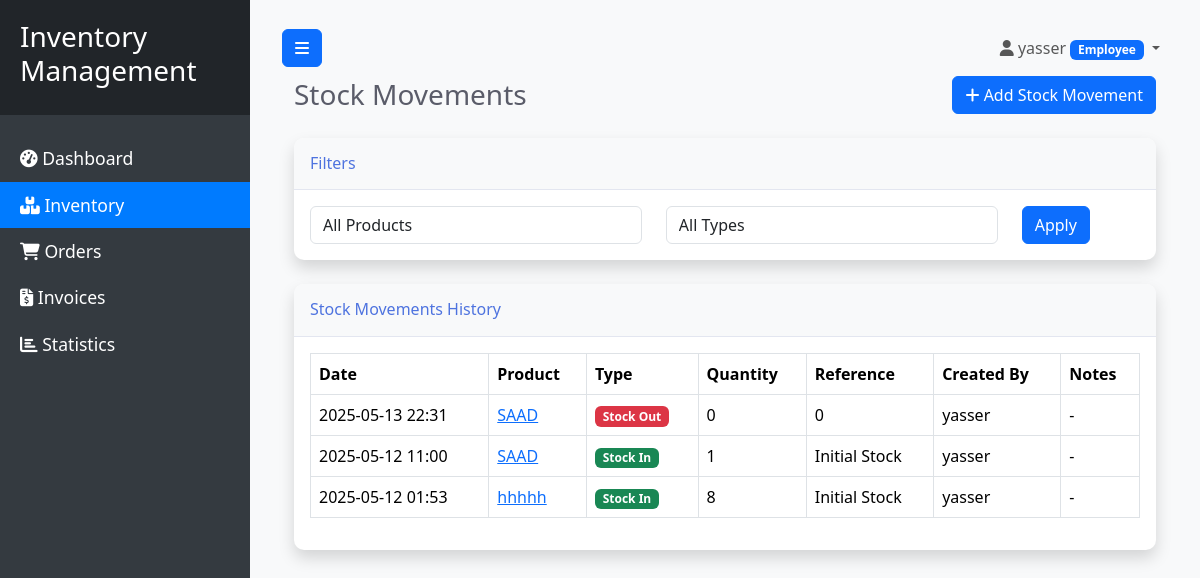
The app's page /inventory/stock-movements/ (signed in) with its own data.
### users/models.py (models this page shows, shortened)
class User(AbstractUser):
    class Role(models.TextChoices):
        ADMIN = 'ADMIN', _('Admin')
        EMPLOYEE = 'EMPLOYEE', _('Employee')
        CLIENT = 'CLIENT', _('Client')
    role = models.CharField(
        max_length=10,
        choices=Role.choices,
        default=Role.EMPLOYEE,
        verbose_name=_('Role')
    )
    phone = models.CharField(max_length=15, blank=True, null=True, verbose_name=_('Phone Number'))
    profile_pic = models.ImageField(upload_to='profile_pics', default='default.png', verbose_name=_('Profile Picture'))
    address = models.TextField(blank=True, null=True, verbose_name=_('Address'))
    created_at = models.DateTimeField(auto_now_add=True, verbose_name=_('Created At'))
    updated_at = models.DateTimeField(auto_now=True, verbose_name=_('Updated At'))
    class Meta:
        verbose_name = _('User')
        verbose_name_plural = _('Users')

### inventory/models.py (models this page shows, shortened)
class StockMovement(models.Model):
    MOVEMENT_IN = 'IN'
    MOVEMENT_OUT = 'OUT'
    MOVEMENT_ADJUSTMENT = 'ADJUSTMENT'
    MOVEMENT_TYPES = [
        (MOVEMENT_IN, _('Stock In')),
        (MOVEMENT_OUT, _('Stock Out')),
        (MOVEMENT_ADJUSTMENT, _('Stock Adjustment')),
    ]
    product = models.ForeignKey(Product, on_delete=models.CASCADE, related_name='stock_movements', verbose_name=_('Product'))
    movement_type = models.CharField(max_length=10, choices=MOVEMENT_TYPES, verbose_name=_('Movement Type'))
    quantity = models.PositiveIntegerField(verbose_name=_('Quantity'))
    reference = models.CharField(max_length=100, blank=True, null=True, verbose_name=_('Reference'))
    notes = models.TextField(blank=True, null=True, verbose_name=_('Notes'))
    created_by = models.ForeignKey(User, on_delete=models.SET_NULL, null=True, verbose_name=_('Created By'))
    created_at = models.DateTimeField(auto_now_add=True)
    class Meta:
        verbose_name = _('Stock Movement')
        verbose_name_plural = _('Stock Movements')
        ordering = ['-created_at']

class Product(models.Model):
    name = models.CharField(max_length=100, verbose_name=_('Name'))
    sku = models.CharField(max_length=20, unique=True, verbose_name=_('SKU'))
    category = models.ForeignKey(Category, on_delete=models.CASCADE, related_name='products', verbose_name=_('Category'))
    description = models.TextField(blank=True, null=True, verbose_name=_('Description'))
    quantity = models.PositiveIntegerField(default=0, verbose_name=_('Quantity'))
    cost_price = models.DecimalField(max_digits=10, decimal_places=2, verbose_name=_('Cost Price'))
    selling_price = models.DecimalField(max_digits=10, decimal_places=2, verbose_name=_('Selling Price'))
    reorder_level = models.PositiveIntegerField(default=10, verbose_name=_('Reorder Level'))
    image = models.ImageField(upload_to='products/', blank=True, null=True, verbose_name=_('Image'))
    is_active = models.BooleanField(default=True, verbose_name=_('Active'))
    created_at = models.DateTimeField(auto_now_add=True)
    updated_at = models.DateTimeField(auto_now=True)
    class Meta:
        verbose_name = _('Product')
        verbose_name_plural = _('Products')
        ordering = ['name']

### inventory/views.py (the view)
# urls.py: path('stock-movements/', views.stock_movement_list, name='stock-movement-list'),
@login_required
@employee_required
def stock_movement_list(request):
    product_id = request.GET.get('product', '')
    movement_type = request.GET.get('type', '')
    stock_movements = StockMovement.objects.all()
    if product_id:
        stock_movements = stock_movements.filter(product_id=product_id)
    if movement_type:
        stock_movements = stock_movements.filter(movement_type=movement_type)
    stock_movements = stock_movements.order_by('-created_at')
    paginator = Paginator(stock_movements, 15)
    page_number = request.GET.get('page')
    page_obj = paginator.get_page(page_number)
    products = Product.objects.all().order_by('name')
    context = {
        'page_obj': page_obj,
        'products': products,
        'selected_product': product_id,
        'selected_type': movement_type,
        'movement_types': StockMovement.MOVEMENT_TYPES,
        'title': 'Mouvements de Stock'
    }
    return render(request, 'inventory/stock_movement_list.html', context)

### templates/inventory/stock_movement_list.html (shortened to what this page needs)
{% extends 'base.html' %}
{% block content %}
<div class="container-fluid">
    <div class="d-sm-flex align-items-center justify-content-between mb-4">
        <h1 class="h3 mb-0 text-gray-800">Stock Movements</h1>
        <a href="{% url 'stock-movement-create' %}" class="btn btn-primary">
            <i class="fas fa-plus"></i> Add Stock Movement
        </a>
    </div>
    <div class="card shadow mb-4">
        <div class="card-header py-3">
            <h6 class="m-0 font-weight-bold text-primary">Filters</h6>
        </div>
        <div class="card-body">
            <form method="get" class="mb-0">
                <div class="row align-items-center">
                    <div class="col-md-5 mb-3 mb-md-0">
                        <select id="product" name="product" class="form-control">
                            <option value="">All Products</option>
                        </select>
                    </div>
                    <div class="col-md-5 mb-3 mb-md-0">
                        <select id="type" name="type" class="form-control">
                            <option value="">All Types</option>
                        </select>
                    </div>
                    <div class="col-md-2">
                        <button type="submit" class="btn btn-primary btn-block">Apply</button>
                    </div>
                </div>
            </form>
        </div>
    </div>
    <div class="card shadow mb-4">
        <div class="card-header py-3">
            <h6 class="m-0 font-weight-bold text-primary">Stock Movements History</h6>
        </div>
        <div class="card-body">
            <div class="table-responsive">
                <table class="table table-bordered" width="100%" cellspacing="0">
                    <thead>
                        <tr>
                            <th>Date</th>
                            <th>Product</th>
                            <th>Type</th>
                            <th>Quantity</th>
                            <th>Reference</th>
                            <th>Created By</th>
                            <th>Notes</th>
                        </tr>
                    </thead>
                    <tbody>
                        {% for movement in page_obj %}
                        <tr>
                            <td>{{ movement.created_at|date:"Y-m-d H:i" }}</td>
                            <td>
                                <a href="{% url 'product-detail' movement.product.id %}">{{ movement.product.name }}</a>
                            </td>
                            <td>
                                {% if movement.movement_type == 'IN' %}
                                <span class="badge bg-success">Stock In</span>
                                {% elif movement.movement_type == 'OUT' %}
                                <span class="badge bg-danger">Stock Out</span>
                                {% else %}
                                <span class="badge bg-info">Adjustment</span>
                                {% endif %}
                            </td>
                            <td>{{ movement.quantity }}</td>
                            <td>{{ movement.reference|default:"-" }}</td>
                            <td>{{ movement.created_by.username|default:"System" }}</td>
                            <td>{{ movement.notes|default:"-"|truncatechars:50 }}</td>
                        </tr>
                        {% empty %}
                        <tr>
                            <td colspan="7" class="text-center">No stock movements found.</td>
                        </tr>
                        {% endfor %}
                    </tbody>
                </table>
            </div>
        </div>
    </div>
</div>
{% endblock %}

### templates/base.html (shortened to what this page needs)
<!DOCTYPE html>
<html>
<head>
    <link href="https://cdn.jsdelivr.net/npm/bootstrap@5.3.2/dist/css/bootstrap.min.css" rel="stylesheet">
    <link rel="stylesheet" href="https://cdnjs.cloudflare.com/ajax/libs/font-awesome/6.4.2/css/all.min.css">
    {% load static %}
    <link rel="stylesheet" href="{% static 'css/style.css' %}">
</head>
<body>
    <div class="wrapper">
        <nav id="sidebar">
            <div class="sidebar-header">
                <h3>Inventory<br>Management</h3>
            </div>
            <ul class="list-unstyled components">
                <li class="{% if '/' == request.path or '/dashboard/' in request.path %}active{% endif %}">
                    <a href="{% url 'dashboard' %}">
                        <i class="fas fa-tachometer-alt"></i> Dashboard
                    </a>
                </li>
                {% if request.user.role == 'EMPLOYEE' or request.user.role == 'ADMIN' %}
                <li class="{% if '/inventory/' in request.path %}active{% endif %}">
                    <a href="{% url 'inventory-list' %}">
                        <i class="fas fa-boxes"></i> Inventory
                    </a>
                </li>
                <li class="{% if '/orders/' in request.path %}active{% endif %}">
                    <a href="{% url 'orders-list' %}">
                        <i class="fas fa-shopping-cart"></i> Orders
                    </a>
                </li>
                <li class="{% if '/invoices/' in request.path %}active{% endif %}">
                    <a href="{% url 'invoices-list' %}">
                        <i class="fas fa-file-invoice-dollar"></i> Invoices
                    </a>
                </li>
                <li class="{% if '/statistics/' in request.path %}active{% endif %}">
                    <a href="{% url 'statistics' %}">
                        <i class="fas fa-chart-bar"></i> Statistics
                    </a>
                </li>
                {% endif %}
            </ul>
        </nav>
        <div id="content">
            <nav class="navbar navbar-expand-lg navbar-light bg-light">
                <div class="container-fluid">
                    <button type="button" id="sidebarCollapse" class="btn btn-primary">
                        <i class="fas fa-bars"></i>
                    </button>
                    <div class="collapse navbar-collapse" id="navbarSupportedContent">
                        <ul class="nav navbar-nav ms-auto">
                            <li class="nav-item dropdown">
                                <a class="nav-link dropdown-toggle" href="#" id="navbarDropdown" role="button" data-bs-toggle="dropdown" aria-expanded="false">
                                    <i class="fas fa-user"></i> {{ request.user.username }}
                                    {% if request.user.role == 'ADMIN' %}
                                    <span class="badge bg-danger">Admin</span>
                                    {% elif request.user.role == 'EMPLOYEE' %}
                                    <span class="badge bg-primary">Employee</span>
                                    {% else %}
                                    <span class="badge bg-secondary">Client</span>
                                    {% endif %}
                                </a>
                            </li>
                        </ul>
                    </div>
                </div>
            </nav>
            <div class="container-fluid">
                {% block content %}{% endblock %}
            </div>
        </div>
    </div>
</body>
</html>

### static/css/style.css (style rules this page uses)
body { font-family: 'Segoe UI', Arial, sans-serif; background: #f8f9fa; }
.wrapper { display: flex; width: 100%; align-items: stretch; }
#sidebar { min-width: 250px; max-width: 250px; background: #343a40; color: #fff; transition: all 0.3s; height: 100vh; position: sticky; top: 0; }
#sidebar .sidebar-header { padding: 20px; background: #212529; }
#sidebar ul.components { padding: 20px 0; }
#sidebar ul li a { padding: 10px 20px; font-size: 1.1em; display: block; color: #fff; text-decoration: none; transition: all 0.3s; }
#sidebar ul li.active > a, a[aria-expanded="true"] { color: #fff; background: #007bff; }
#content { width: 100%; padding: 20px; min-height: 100vh; transition: all 0.3s; }
.card { border: none; border-radius: 10px; box-shadow: 0 0.15rem 1.75rem 0 rgba(58, 59, 69, 0.15); margin-bottom: 20px; }
.card-header { background-color: #f8f9fa; border-bottom: 1px solid #e3e6f0; border-top-left-radius: 10px !important; border-top-right-radius: 10px !important; }
.text-primary { color: #4e73df !important; }
.text-gray-800 { color: #5a5c69 !important; }

### records on screen
User: user.username "yasser"
StockMovement: created_at "2025-05-13 22:31", product.name "SAAD", movement_type "Stock Out", quantity "0", reference "0", created_by.username "yasser", notes "-"
StockMovement: created_at "2025-05-12 11:00", product.name "SAAD", movement_type "Stock In", quantity "1", reference "Initial Stock", created_by.username "yasser", notes "-"
StockMovement: created_at "2025-05-12 01:53", product.name "hhhhh", movement_type "Stock In", quantity "8", reference "Initial Stock", created_by.username "yasser", notes "-"
